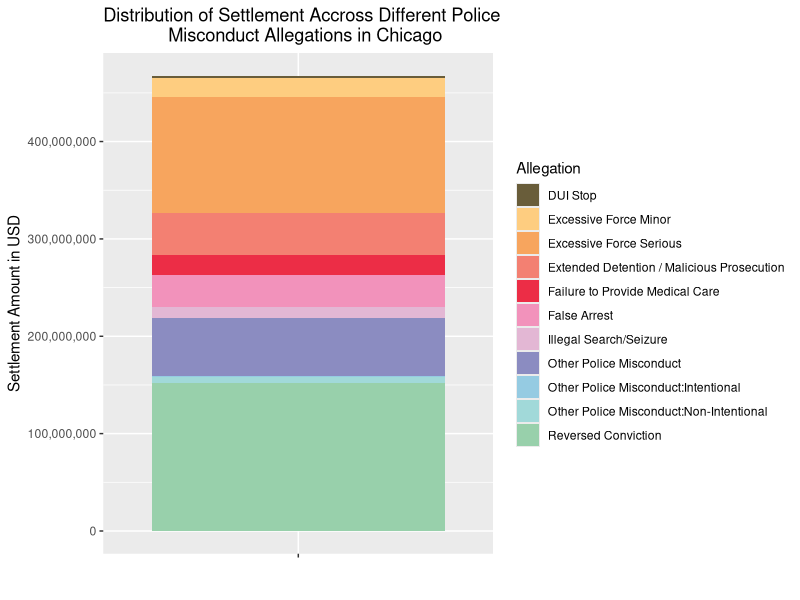

Reproduce this figure in R.
library(tidyverse)
library(stringr)
library(tidyr)
library(RColorBrewer)

chicago <- read.csv("../data/chicago_edited.csv")

ccc_chart_df <- chicago %>% 
  mutate(allegation = str_sub(summary_allegations, 32)) %>% 
  select(allegation, amount_awarded) %>% 
  filter(allegation != "", 
         allegation != "Other Police Misconduct:Non-Intentional",
         allegation != "Other Police Misconduct:Intentional") %>% 
  filter(is.na(amount_awarded) == FALSE)

ccc_chart_df2 <- chicago %>% 
  mutate(allegation = str_sub(summary_allegations, 32)) %>% 
  select(allegation, amount_awarded) %>% 
  filter(allegation == "Excessive Force Minor" | 
         allegation == "False Arrest" | 
         allegation == "Illegal Search/Seizure") %>% 
  filter(is.na(amount_awarded) == FALSE)



chicago_chart <- ggplot(ccc_chart_df) +
  geom_boxplot(
    aes(
      x = allegation,
      y = amount_awarded
    )
  ) + 
  scale_y_continuous(labels = scales::comma)


chicago_chart2 <- ggplot(ccc_chart_df2) +
  geom_boxplot(
    aes(
      x = allegation,
      y = amount_awarded
    ) 
  ) + 
  scale_y_continuous(labels = scales::comma) 


ccc_chart_df3 <- chicago %>% 
  mutate(Allegation = str_sub(summary_allegations, 32)) %>% 
  select(Allegation, amount_awarded) %>% 
  group_by(Allegation) %>% 
  summarise(total_settlements = sum(amount_awarded)) %>% 
  filter(Allegation != "")


chichart <- ggplot(ccc_chart_df3) +
  aes(fill = Allegation, x = "", y = total_settlements) +
  geom_bar(position="stack", stat="identity") + 
  scale_y_continuous(labels = scales::comma) +
  labs(
    x = "",
    y = "Settlement Amount in USD",
    title = "Distribution of Settlement Accross Different Police 
             Misconduct Allegations in Chicago"
  ) + scale_fill_manual(values = c("#695D3A","#fecd80",
                                   "#f7a55e","#f38072",
                                   "#ec2d46", "#f292bb","#e3b7d4",
                                   "#8b8cc1","#95cbe2",
                                   "#a1d9d9", "#98d0ab"))

chichart













locations <- c("Vietnam", "Vietnam", "Vietnam", "Vietnam", "Vietnam",
        "USA", "USA", "USA", "USA", "USA",
        "Antarctica", "Antarctica", "Antarctica","Antarctica","Antarctica", 
        "Vietnam")

temp <- c(90, 80, 100, 110, 75, 
        66, 60, 70, 80, 50,
        26, 20, 10, 5, 15, 87)

df_weather <- data.frame(location = locations, degrees = temp)

weather_plot <- ggplot(df_weather) + geom_boxplot(
  aes(
    x = location,
    y = degrees
  )
)
